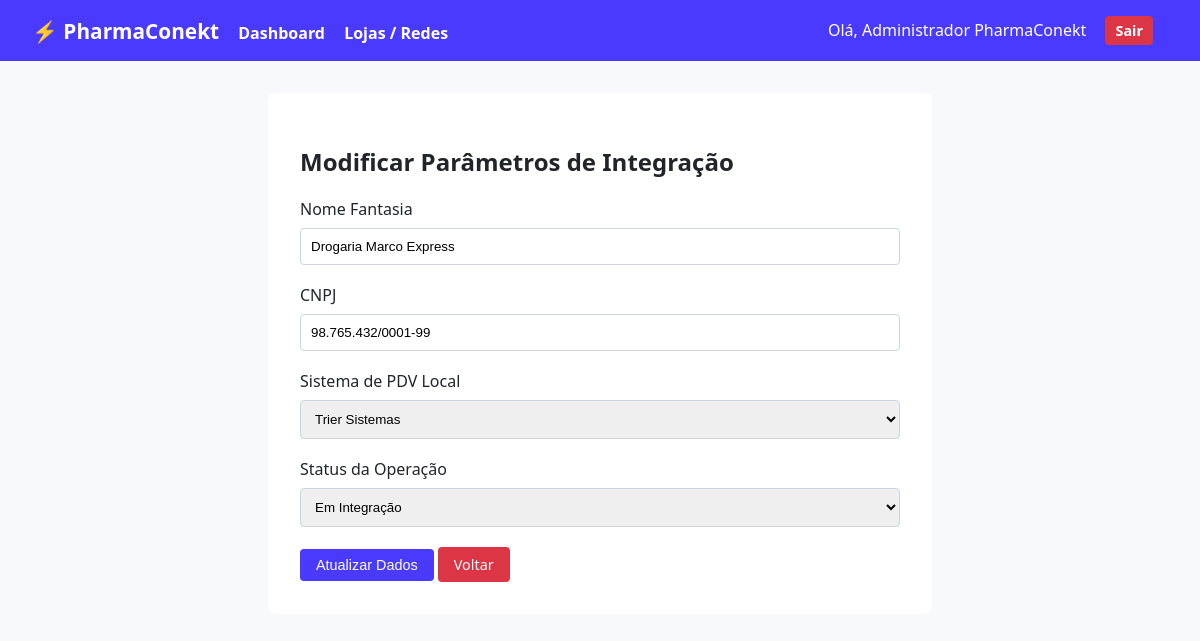
/lojas/editar/2 (signed in), run on the app's committed database.
### app.py (models this page shows)
class Usuario(UserMixin, db.Model):
    id = db.Column(db.Integer, primary_key=True)
    username = db.Column(db.String(50), unique=True, nullable=False)
    password = db.Column(db.String(200), nullable=False)
    nome = db.Column(db.String(100), nullable=False)

class Loja(db.Model):
    id = db.Column(db.Integer, primary_key=True)
    nome = db.Column(db.String(100), nullable=False)
    cnpj = db.Column(db.String(18), unique=True, nullable=False)
    pdv_sistema = db.Column(db.String(50), nullable=False)  # Mapeamento do PDV
    status_onboarding = db.Column(db.String(20), default='Em Integração') # Em Integração, Ativo, Churn
    sugestoes_aceitas = db.Column(db.Integer, default=0)
    alertas_vencimento = db.Column(db.Integer, default=0)

### app.py (the view, shortened to what this page needs)
@app.route('/lojas/editar/<int:id>', methods=['GET', 'POST'])
@login_required
def editar_loja(id):
    loja = Loja.query.get_or_404(id)
    return render_template('editar_loja.html', loja=loja)

### app.py (called while the page is built)
@login_manager.user_loader
def load_user(user_id):
    return Usuario.query.get(int(user_id))

### templates/editar_loja.html (shortened to what this page needs)
{% extends 'base.html' %}
{% block content %}
<div style="max-width: 600px; margin: 0 auto; background: white; padding: 2rem; border-radius: 8px;">
    <h2>Modificar Parâmetros de Integração</h2>
    <form method="POST">
        <div class="form-group">
            <label>Nome Fantasia</label>
            <input type="text" name="nome" value="{{ loja.nome }}" required>
        </div>
        <div class="form-group">
            <label>CNPJ</label>
            <input type="text" name="cnpj" value="{{ loja.cnpj }}" required>
        </div>
        <div class="form-group">
            <label>Sistema de PDV Local</label>
            <select name="pdv_sistema">
                <option value="Trier Sistemas" {% if loja.pdv_sistema == 'Trier Sistemas' %}selected{% endif %}>Trier Sistemas</option>
            </select>
        </div>
        <div class="form-group">
            <label>Status da Operação</label>
            <select name="status_onboarding">
                <option value="Em Integração" {% if loja.status_onboarding == 'Em Integração' %}selected{% endif %}>Em Integração</option>
            </select>
        </div>
        <button type="submit" class="btn btn-primary">Atualizar Dados</button>
        <a href="{{ url_for('listar_lojas') }}" class="btn btn-danger">Voltar</a>
    </form>
</div>
{% endblock %}

### templates/base.html (shortened to what this page needs)
<!DOCTYPE html>
<html lang="pt-BR">
<head>
    <link rel="stylesheet" href="{{ url_for('static', filename='css/style.css') }}">
</head>
<body>
    <nav class="navbar">
        <div>
            <a href="{{ url_for('dashboard') }}" style="font-size: 1.3rem;">⚡ PharmaConekt</a>
            {% if current_user.is_authenticated %}
                <a href="{{ url_for('dashboard') }}">Dashboard</a>
                <a href="{{ url_for('listar_lojas') }}">Lojas / Redes</a>
            {% endif %}
        </div>
        <div>
            {% if current_user.is_authenticated %}
                <span style="color: white; margin-right: 15px;">Olá, {{ current_user.nome }}</span>
                <a href="{{ url_for('logout') }}" class="btn btn-danger" style="padding: 5px 10px;">Sair</a>
            {% endif %}
        </div>
    </nav>
    <div class="container">
        {% block content %}{% endblock %}
    </div>
</body>
</html>

### static/css/style.css (style rules this page uses)
:root { --primary-color: #4A3AFF; --secondary-color: #6C757D; --success-color: #28A745; --warning-color: #FFC107; --danger-color: #DC3545; --bg-light: #F8F9FA; --dark-color: #212529; }
body { font-family: 'Segoe UI', Tahoma, Geneva, Verdana, sans-serif; background-color: var(--bg-light); color: var(--dark-color); margin: 0; }
.navbar { background-color: var(--primary-color); padding: 1rem 2rem; display: flex; justify-content: space-between; align-items: center; }
.navbar a { color: white; text-decoration: none; font-weight: bold; margin-right: 15px; }
.container { max-width: 1200px; margin: 2rem auto; padding: 0 1rem; }
.btn { padding: 8px 16px; border-radius: 4px; text-decoration: none; font-size: 0.9rem; display: inline-block; cursor: pointer; border: none; }
.btn-primary { background-color: var(--primary-color); color: white; }
.btn-danger { background-color: var(--danger-color); color: white; }
.form-group { margin-bottom: 1.2rem; }
.form-group label { display: block; margin-bottom: 0.5rem; }
.form-group input, .form-group select { width: 100%; padding: 10px; border: 1px solid #CED4DA; border-radius: 4px; box-sizing: border-box; }

### data on the page
Usuario: nome "Administrador PharmaConekt"
Loja: nome "Drogaria Marco Express", cnpj "98.765.432/0001-99", pdv_sistema "Trier Sistemas", status_onboarding "Em Integração"
